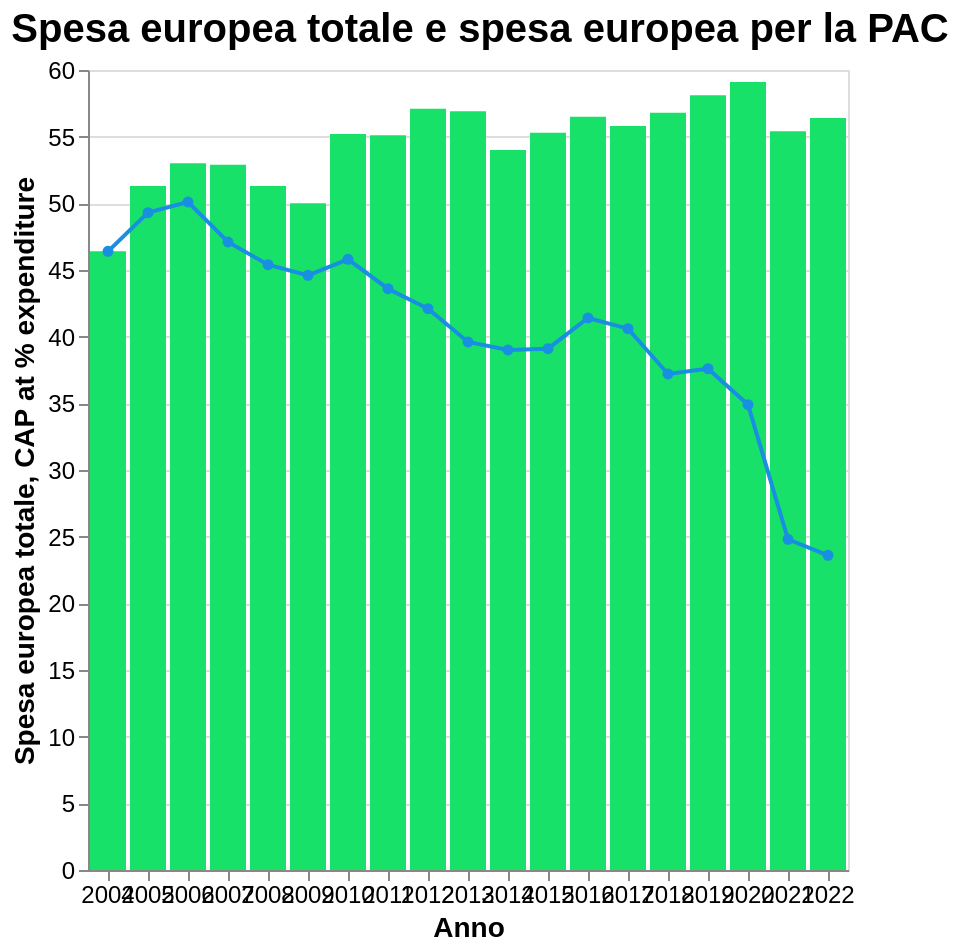

The Vega-Lite source for this figure:
### Vega-Lite specification from a JSON file in a GitHub repository (floating-point values rounded to 4 significant figures)
{"$schema": "https://vega.github.io/schema/vega-lite/v5.17.0.json", "config": {"axis": {"labelFontSize": 12, "titleFontSize": 14}, "background": "transparent", "title": {"anchor": "start", "color": "black", "fontSize": 20}}, "data": {"name": "data-7c81e91e00ea1eaa894e768f33bdd625"}, "datasets": {"data-7c81e91e00ea1eaa894e768f33bdd625": [{"CAP at % expenditure": 46.4, "Category": 2004, "EU expenditure": 46.4}, {"CAP at % expenditure": 49.3, "Category": 2005, "EU expenditure": 51.3}, {"CAP at % expenditure": 50.1, "Category": 2006, "EU expenditure": 53.0}, {"CAP at % expenditure": 47.1, "Category": 2007, "EU expenditure": 52.9}, {"CAP at % expenditure": 45.4, "Category": 2008, "EU expenditure": 51.3}, {"CAP at % expenditure": 44.6, "Category": 2009, "EU expenditure": 50.0}, {"CAP at % expenditure": 45.8, "Category": 2010, "EU expenditure": 55.2}, {"CAP at % expenditure": 43.6, "Category": 2011, "EU expenditure": 55.1}, {"CAP at % expenditure": 42.1, "Category": 2012, "EU expenditure": 57.1}, {"CAP at % expenditure": 39.6, "Category": 2013, "EU expenditure": 56.9}, {"CAP at % expenditure": 39.0, "Category": 2014, "EU expenditure": 54.0}, {"CAP at % expenditure": 39.1, "Category": 2015, "EU expenditure": 55.3}, {"CAP at % expenditure": 41.4, "Category": 2016, "EU expenditure": 56.5}, {"CAP at % expenditure": 40.6, "Category": 2017, "EU expenditure": 55.8}, {"CAP at % expenditure": 37.2, "Category": 2018, "EU expenditure": 56.8}, {"CAP at % expenditure": 37.6, "Category": 2019, "EU expenditure": 58.1}, {"CAP at % expenditure": 34.9, "Category": 2020, "EU expenditure": 59.1}, {"CAP at % expenditure": 24.8, "Category": 2021, "EU expenditure": 55.4}, {"CAP at % expenditure": 23.6, "Category": 2022, "EU expenditure": 56.4}]}, "height": 400, "layer": [{"encoding": {"tooltip": [{"field": "EU expenditure", "title": "Year", "type": "quantitative"}], "x": {"axis": {"labelAngle": 0}, "field": "Category", "title": "Anno", "type": "ordinal"}, "y": {"field": "EU expenditure", "title": "Spesa europea totale", "type": "quantitative"}}, "mark": {"color": "#18E169", "type": "bar"}}, {"encoding": {"tooltip": [{"field": "CAP at % expenditure", "title": "Spesa europea per la PAC", "type": "quantitative"}], "x": {"field": "Category", "type": "nominal"}, "y": {"field": "CAP at % expenditure", "title": "CAP at % expenditure", "type": "quantitative"}}, "mark": {"color": "#188FE1", "point": {"color": "#188FE1"}, "type": "line"}}], "title": "Spesa europea totale e spesa europea per la PAC", "width": "container"}
